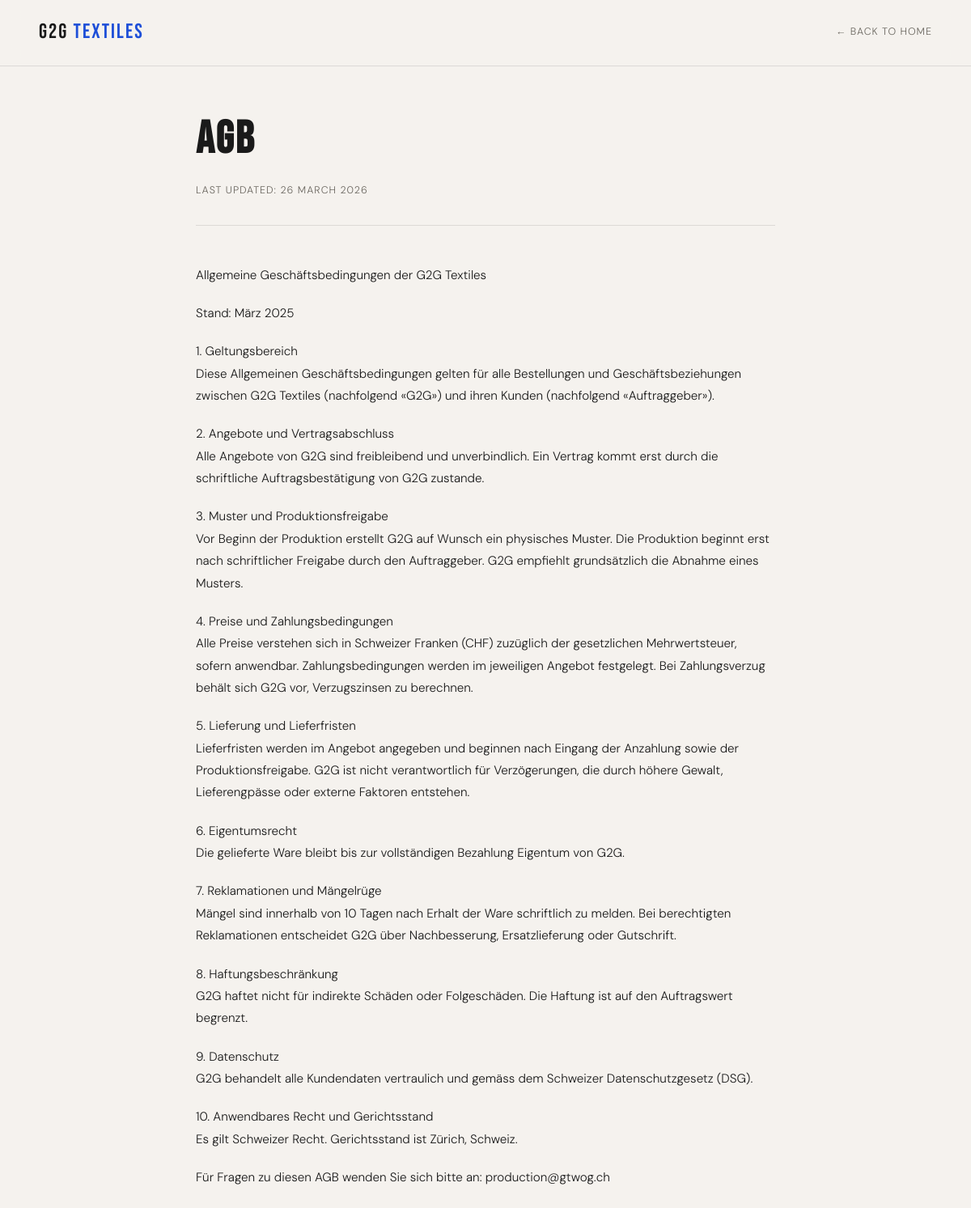
/en/agb/, run on the app's committed database.
### homepage/models.py (models this page shows, shortened)
class LegalPage(models.Model):
    PAGE_CHOICES = [
        ('impressum', 'Impressum'),
        ('agb', 'AGB'),
    ]
    page = models.CharField(max_length=20, choices=PAGE_CHOICES, unique=True)
    title = models.CharField(max_length=100)
    content = models.TextField(help_text='Plain text or basic HTML')
    last_updated = models.DateField(auto_now=True)
    class Meta:
        verbose_name = 'Legal Page'
        verbose_name_plural = 'Legal Pages'

### homepage/views.py (the view)
# urls.py: path('agb/', views.legal_page, name='agb', kwargs={'page': 'agb'}),
def legal_page(request, page):
    from .models import LegalPage, SiteSettings
    try:
        legal = LegalPage.objects.get(page=page)
    except LegalPage.DoesNotExist:
        from django.http import Http404
        raise Http404
    site_settings = SiteSettings.objects.get(pk=1)
    return render(request, 'homepage/legal.html', {'legal': legal, 'site_settings': site_settings})

### homepage/templates/homepage/legal.html (shortened to what this page needs)
{% load static i18n %}
<!DOCTYPE html>
<html lang="{{ LANGUAGE_CODE }}">
<head>
  <link rel="stylesheet" href="{% static 'homepage/css/style.css' %}" />
</head>
<body class="legal-page">
  <nav class="nav">
    <a href="{% url 'homepage' %}" class="nav__logo">G2G <span>Textiles</span></a>
    <a href="{% url 'homepage' %}" class="nav__back" style="font-size:0.78rem;letter-spacing:0.08em;text-transform:uppercase;color:var(--muted);">← Back to Home</a>
  </nav>
  <div class="legal-wrap">
    <h1>{{ legal.title }}</h1>
    <p class="last-updated">Last updated: {{ legal.last_updated|date:"d F Y" }}</p>
    <div class="legal-content">
      {{ legal.content|linebreaks }}
    </div>
  </div>
</body>
</html>

### staticfiles/homepage/css/style.css (style rules this page uses)
:root { --bg: #f5f2ee; --bg-alt: #edeae4; --surface: #ffffff; --navy: #1a3a6e; --navy-light: #1e4fd8; --navy-glow: rgba(30, 79, 216, 0.15); --white: #1a1a1a; --muted: #6b6760; --border: rgba(0,0,0,0.1); --font-display: 'Bebas Neue', sans-serif; --font-body: 'DM Sans', sans-serif; --radius: 4px; --transition: 0.25s cubic-bezier(0.4, 0, 0.2, 1); }
*, *::before, *::after { box-sizing: border-box; margin: 0; padding: 0; }
html { scroll-behavior: smooth; }
body { background: var(--bg); color: var(--white); font-family: var(--font-body); font-size: 16px; line-height: 1.6; font-weight: 300; -webkit-font-smoothing: antialiased; }
a { color: inherit; text-decoration: none; }
.nav { position: fixed; top: 0; left: 0; right: 0; z-index: 100; display: flex; align-items: center; justify-content: space-between; padding: 1.25rem 3rem; background: rgba(245, 242, 238, 0.92); backdrop-filter: blur(12px); border-bottom: 1px solid var(--border); }
.nav__logo { font-family: var(--font-display); font-size: 1.6rem; letter-spacing: 0.08em; color: var(--white); }
.nav__logo span { color: var(--navy-light); }

### homepage/templates/homepage/legal.html (style rules this page uses)
.legal-page { padding-top: 64px; }
.legal-wrap { max-width: 780px; margin: 0 auto; padding: 4rem 2rem 6rem; }
.legal-wrap h1 { font-family: var(--font-display); font-size: 3.5rem; letter-spacing: 0.04em; margin-bottom: 0.5rem; color: var(--white); }
.legal-wrap .last-updated { font-size: 0.78rem; color: var(--muted); letter-spacing: 0.08em; text-transform: uppercase; margin-bottom: 3rem; padding-bottom: 2rem; border-bottom: 1px solid var(--border); }
.legal-content { font-size: 0.95rem; line-height: 1.8; color: var(--white); }
.legal-content p { margin-bottom: 1.25rem; }

### data on the page
LegalPage: title "AGB", last_updated "26 MARCH 2026", content "Allgemeine Geschäftsbedingungen der G2G Textiles Stand: März 2025 1. Geltungsbereich Diese Allgemeinen Geschäftsbedingungen gelten für alle Bestellungen und Geschäftsbeziehungen zwischen G2G Textiles (nachfolgend «G2G») und ihren Kunden (nachfolgend «Auftraggeber»). 2. Angebote und Vertragsabschluss Alle Angebote von G2G sind freibleibend und unverbindlich. Ein Vertrag kommt erst durch die schriftliche Auftragsbestätigung von G2G zustande. 3. Muster und Produktionsfreigabe Vor Beginn der Produktion erstellt G2G auf Wunsch ein physisches Muster. Die Produktion beginnt erst nach schriftlicher Freigabe durch den Auftraggeber. G2G empfiehlt grundsätzlich die Abnahme eines Musters. 4. Preise und…"
